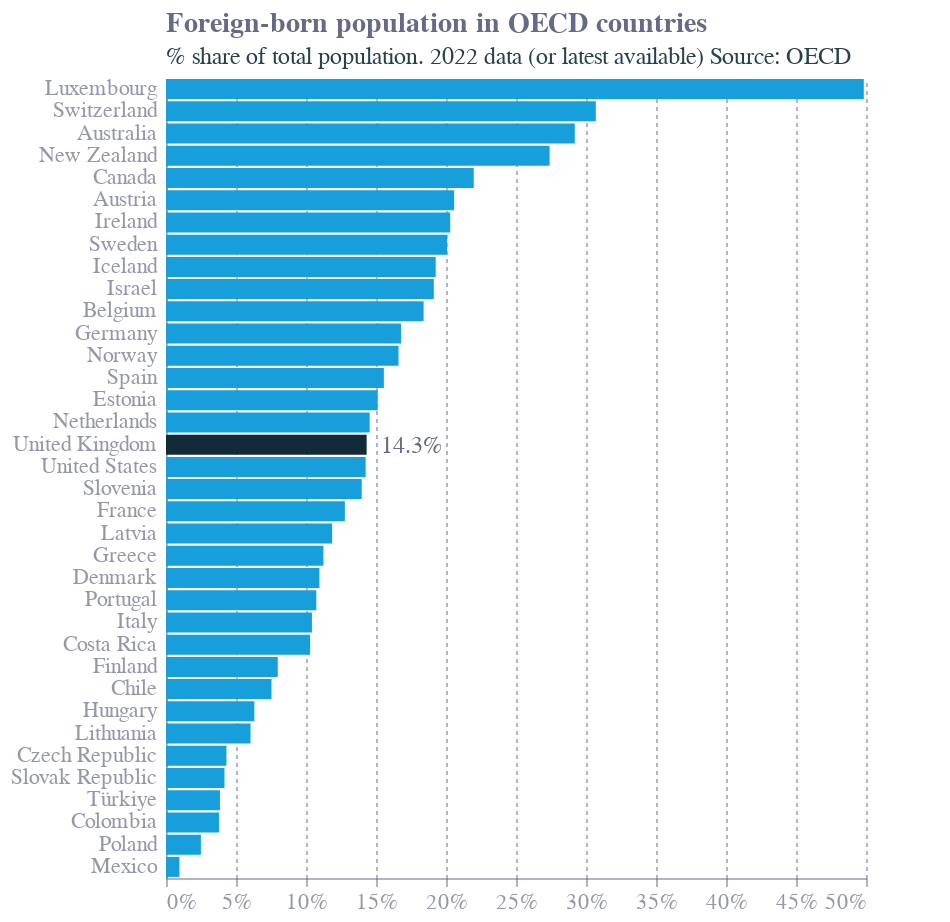

Describe this chart as a Vega-Lite specification.
### Vega-Lite specification from a JSON file in a GitHub repository (floating-point values rounded to 4 significant figures)
{"config": {"font": "Circular Std", "text": {"color": "#676A86", "align": "left", "baseline": "middle", "dx": 7, "dy": 0, "fontSize": 11}, "view": {"stroke": null, "continuousWidth": 400, "continuousHeight": 300, "discreteWidth": 400, "discreteHeight": 300}, "bar": {"color": "#179fdb"}, "line": {"color": "#e6224b"}, "rule": {"color": "#676A86"}, "area": {"opacity": 0.3}, "point": {"filled": true, "size": 80, "color": "#e6224b", "opacity": 0.95}, "geoshape": {"stroke": "white", "strokeWidth": 0.3}, "rect": {"fill": "#d6d4d4", "opacity": 0.3}, "axis": {"labelColor": "#676A86", "labelFontSize": 11, "labelFont": "Circular Std", "labelOpacity": 0.7, "tickColor": "#676A86", "tickOpacity": 0.5, "domainColor": "#676A86", "domainOpacity": 0.5, "gridColor": "#676A86", "gridDash": [2, 2], "gridOpacity": 0.5, "title": null, "titleColor": "#676A86", "titleOpacity": 0.8, "tickSize": 4}, "axisXDiscrete": {"grid": false, "labelAngle": 0, "tickCount": 10, "tickOpacity": 0.5, "title": null}, "axisYDiscrete": {"ticks": false, "labelPadding": 5}, "axisXTemporal": {"grid": false, "ticks": true}, "axisXQuantitative": {"grid": true}, "axisYQuantitative": {"gridColor": "#676A86", "gridDash": [1, 5], "gridOpacity": 0.5, "ticks": false, "labelPadding": 5, "tickCount": 8, "titleAngle": 0, "titleAlign": "left", "titleBaseline": "bottom", "titleX": 0, "titleY": -5}, "title": {"color": "#676A86", "subtitleColor": "#122b39E6", "font": "Circular Std", "subtitleFont": "Circular Std", "anchor": "start", "frame": "group", "fontSize": 14, "subtitleFontSize": 12, "subtitlePadding": 4, "offset": 0}, "legend": {"titleColor": "#122b39", "title": null, "labelColor": "#122b39", "labelFontSize": 11}}, "layer": [{"mark": {"type": "bar"}, "encoding": {"color": {"condition": {"test": "(datum.Country === 'United Kingdom')", "value": "#122b39"}, "value": "#179fdb"}, "x": {"axis": {"format": "%"}, "field": "Value", "type": "quantitative"}, "y": {"field": "Country", "sort": "-x", "type": "nominal"}}, "title": {"text": "Foreign-born population in OECD countries", "subtitle": ["% share of total population. 2022 data (or latest available) Source: OECD"]}}, {"mark": {"type": "text", "fontSize": 12}, "encoding": {"opacity": {"condition": {"test": "(datum.Country === 'United Kingdom')", "value": 1}, "value": 0}, "text": {"field": "Value", "format": ".1%", "type": "quantitative"}, "x": {"axis": {"format": "%"}, "field": "Value", "type": "quantitative"}, "y": {"field": "Country", "sort": "-x", "type": "nominal"}}}], "data": {"name": "data-ca931741448ca707f968d3a29cb073a8"}, "height": 400, "$schema": "https://vega.github.io/schema/vega-lite/v5.17.0.json", "datasets": {"data-ca931741448ca707f968d3a29cb073a8": [{"Country": "Australia", "Year": 2021, "Value": 0.292}, {"Country": "Austria", "Year": 2022, "Value": 0.2058}, {"Country": "Belgium", "Year": 2022, "Value": 0.184}, {"Country": "Canada", "Year": 2021, "Value": 0.2198}, {"Country": "Chile", "Year": 2022, "Value": 0.07533}, {"Country": "Colombia", "Year": 2020, "Value": 0.03782}, {"Country": "Costa Rica", "Year": 2020, "Value": 0.103}, {"Country": "Czech Republic", "Year": 2022, "Value": 0.04318}, {"Country": "Denmark", "Year": 2022, "Value": 0.1096}, {"Country": "Estonia", "Year": 2022, "Value": 0.1512}, {"Country": "Finland", "Year": 2022, "Value": 0.07982}, {"Country": "France", "Year": 2022, "Value": 0.1277}, {"Country": "Germany", "Year": 2022, "Value": 0.1678}, {"Country": "Greece", "Year": 2022, "Value": 0.1124}, {"Country": "Hungary", "Year": 2022, "Value": 0.0631}, {"Country": "Iceland", "Year": 2022, "Value": 0.1927}, {"Country": "Ireland", "Year": 2022, "Value": 0.203}, {"Country": "Israel", "Year": 2022, "Value": 0.1913}, {"Country": "Italy", "Year": 2022, "Value": 0.1042}, {"Country": "Latvia", "Year": 2022, "Value": 0.1187}, {"Country": "Lithuania", "Year": 2022, "Value": 0.06038}, {"Country": "Luxembourg", "Year": 2022, "Value": 0.4984}, {"Country": "Mexico", "Year": 2020, "Value": 0.009575}, {"Country": "Netherlands", "Year": 2022, "Value": 0.1455}, {"Country": "New Zealand", "Year": 2018, "Value": 0.274}, {"Country": "Norway", "Year": 2022, "Value": 0.1661}, {"Country": "Poland", "Year": 2022, "Value": 0.02492}, {"Country": "Portugal", "Year": 2022, "Value": 0.1073}, {"Country": "Slovak Republic", "Year": 2022, "Value": 0.04177}, {"Country": "Slovenia", "Year": 2022, "Value": 0.1398}, {"Country": "Spain", "Year": 2022, "Value": 0.1556}, {"Country": "Sweden", "Year": 2022, "Value": 0.2007}, {"Country": "Switzerland", "Year": 2022, "Value": 0.307}, {"Country": "Türkiye", "Year": 2022, "Value": 0.03854}, {"Country": "United Kingdom", "Year": 2021, "Value": 0.1433}, {"Country": "United States", "Year": 2022, "Value": 0.1426}]}, "width": 350}
